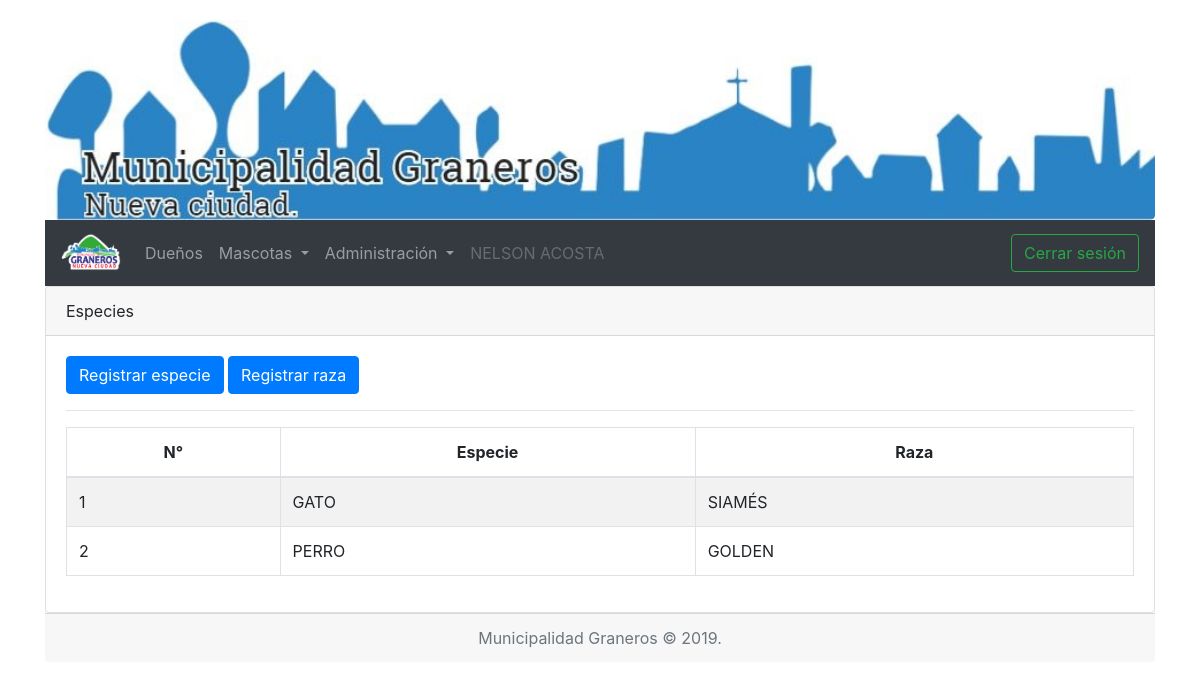
The app's page /especies (signed in) with its own data.
### tables this page shows
CREATE TABLE `razas` (
  `id` int(11) NOT NULL,
  `id_especie` int(11) NOT NULL,
  `nombre` varchar(64) NOT NULL
);

CREATE TABLE `especies` (
  `id` int(11) NOT NULL,
  `nombre` varchar(64) NOT NULL
);

### controllers/vistasControlador.php (called while the page is built, shortened)
<?php
class vistasControlador extends vistasModelo{
    function obtener_plantilla_controlador(){
        return require_once './views/plantilla.php';
    }
}
?>

### index.php (called while the page is built, shortened)
<?php
require_once './controllers/vistasControlador.php';
$plantilla = new vistasControlador();
$plantilla->obtener_plantilla_controlador();
?>

### models/clase.php (called while the page is built, shortened)
<?php
    function verAnimales(){
        include 'core/conexion.php';
        $sql = "SELECT e.nombre, r.nombre FROM razas r inner join especies e on (r.id_especie = e.id)";
        $result = mysqli_query($conn, $sql);
        return $result;
    }

### views/contenido/extra/registroEspecieTabla.php (the view)
<?php
include 'models/clase.php';
$datos = verAnimales();
?>
<table class="table table-striped table-bordered" id="myTabla">
    <thead>
        <tr>
            <th class="text-center">N°</th>
            <th class="text-center">Especie</th>
            <th class="text-center">Raza</th>
        </tr>
    </thead>
    <tbody>
    <?php
    $nro=0;
    while ($ver = mysqli_fetch_array($datos)) {
        $nro++;
    ?>
        <tr>
            <td> <?php echo $nro;?> </td>
            <td> <?php echo $ver[0];?> </td>
            <td> <?php echo $ver[1];?> </td>
        </tr>
    <?php } mysqli_free_result($datos); ?>
    </tbody>
</table>

### records on screen
razas: id_especie.nombre "GATO", nombre "SIAMÉS"
razas: id_especie.nombre "PERRO", nombre "GOLDEN"

### other values on screen
$_SESSION['name'] "NELSON ACOSTA"
